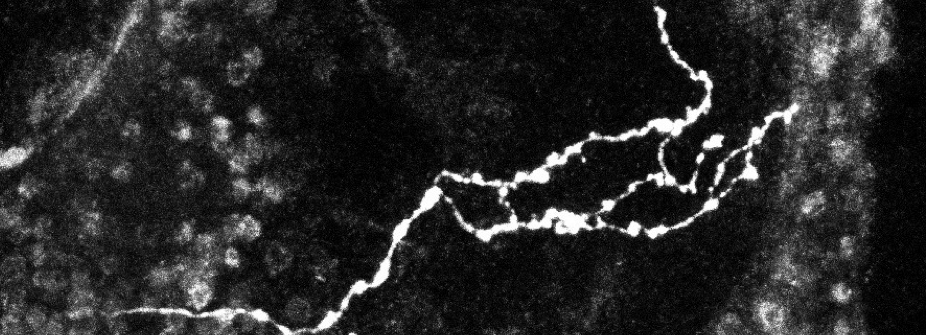
%> input picture Assignment4/axones1.png, 926 x 335 px
$ octave TEL411_assignment4.m   (GNU Octave 9; MATLAB toolbox functions it lacks are replaced by stand-ins)
%> lines starting %> are read from the running program, lines starting %| are printed output that depends on the picture; in (x1, y1, x2, y2) boxes, pixels count from 0 and x2, y2 are one past the last pixel; in counts of white or black regions, pixels touching at a corner belong together; the program's own positions count from 1
%%%% - - - - TEL411 - Lab 4 - - - - %%%%

close all;
clear all;
clc;

% reading the 1st image
input_im1 = imread('axones1.png');
%> input_im1 is the input picture: size 335x926x3 uint8; min 0, max 255, mean 39.2

% reading the 2nd image
input_im2 = imread('axones2.png');
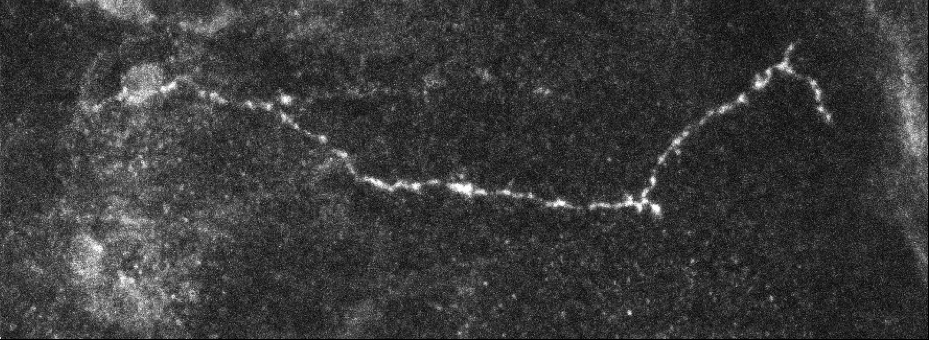
%> input picture Assignment4/axones2.png, 929 x 340 px
%> input_im2 is the input picture: size 340x929x3 uint8; min 0, max 255, mean 58.1

input_im1 = rgb2gray(input_im1);
%> input_im1: size 335x926 uint8
input_im2 = rgb2gray(input_im2);
%> input_im2: size 340x929 uint8

% - - 1st Image - - %

figure(1)
imshow(input_im1)
title('Axones 1')
set(gcf,'color', 'w');

% - - Image Denoising - -  %

se = strel('square', 3);
im1 = imerode(input_im1,se);

se = strel('square', 5);
im1 = imerode(input_im1,se);

se = strel('disk', 2);
im1 = imdilate(im1,se);

se = strel('disk', 2);
im1 = imdilate(im1,se);
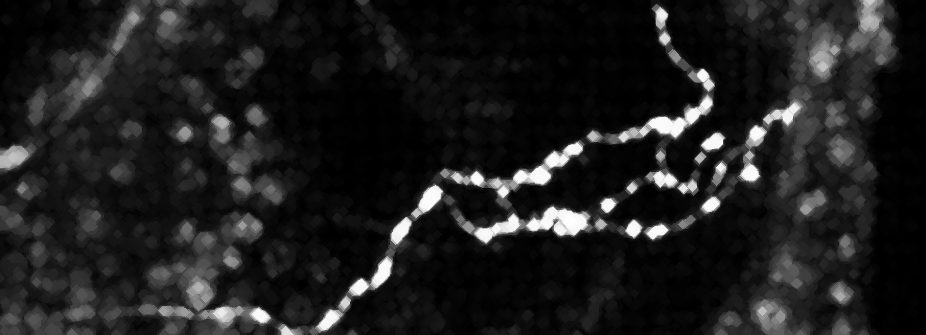
%> im1: size 335x926 uint8; min 0, max 254, mean 30.2

se = strel('diamond', 2);
im1 = imerode(im1,se);

figure(2)
imshow(im1);
title('Image after Denoising')
set(gcf,'color', 'w');

% - - Enhancement of linear structures - - %%

se = strel(ones(3,3));
enhanced_im1 = imdilate(im1, se) - imerode(im1, se);
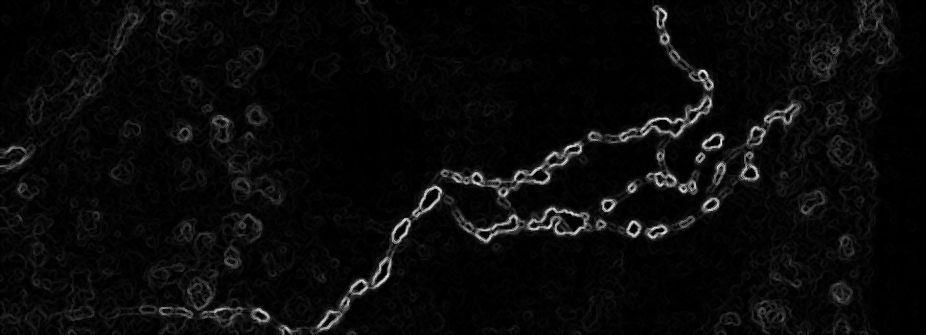
%> enhanced_im1: size 335x926 uint8; min 0, max 230, mean 10

figure(3)
imshow(enhanced_im1);
title('Image after Enhancement')
set(gcf,'color', 'w');

enhanced_im1 = imfill(enhanced_im1, 'holes');

figure(4)
imshow(enhanced_im1);
title('Image after Enhancement and hole filling')
set(gcf,'color', 'w');

% - - Image Binarization - - %%

level = graythresh(enhanced_im1);
%> level = 0.235

bin_im1 = imbinarize(enhanced_im1, level);
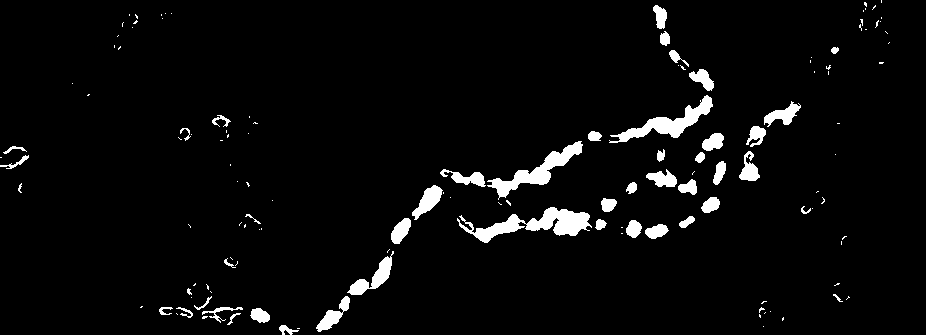
%> bin_im1: size 335x926 logical; 4% white; 134 white regions (87 under 20 px), largest, box (x1, y1, x2, y2) and area: (457, 207, 592, 243) 1870, (487, 141, 583, 200) 1368, (609, 95, 713, 143) 1333

figure(5)
imshow(bin_im1);
title('Image after Binarization')
set(gcf,'color', 'w');

% - - Image Binarization and hole filling- - %%

bin_im1 = imfill(bin_im1, 'holes');

bw1 = bwmorph(bin_im1,'skel', inf);
%> bw1: size 335x926 logical; 0.95% white in thin lines or dots

% - - Image Skeletization - - %%
figure(6)
imshow(bw1)
title('Image after Skeletisation')
set(gcf,'color', 'w');

% - - Connecting the skeleton - - %%

bw1 = imfill(bw1, 'holes');
%> bw1: size 335x926 logical; 1.1% white in thin lines or dots

figure(7)
imshow(bw1)
title('Image after connecting the Skeleton')
set(gcf,'color', 'w');


 %%
 % reading the 2nd image
input_im2 = imread('axones2.png');

input_im2 = rgb2gray(input_im2);

 figure(8)
 imshow(input_im2)
 title('Axones 2')
 set(gcf,'color', 'w');

 % - - Image Denoising - -  %

se = strel('square', 2);
im2 = imerode(input_im2,se);

se = strel('square', 5);
im2 = imerode(input_im2,se);

se = strel('disk', 2);
im2 = imdilate(im2,se);

se = strel('disk', 2);
im2 = imdilate(im2,se);
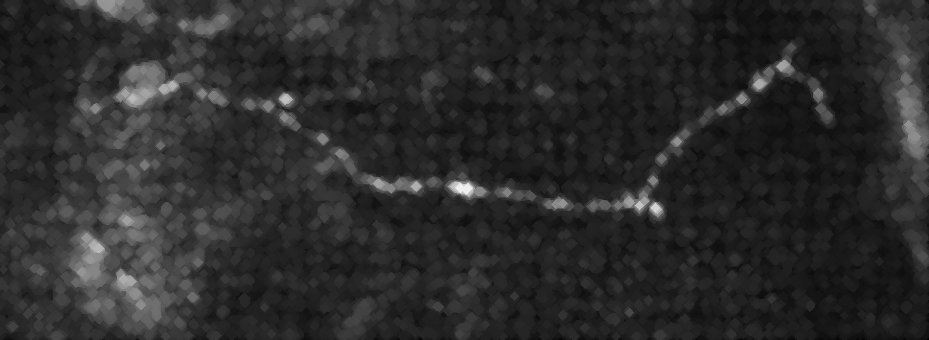
%> im2: size 340x929 uint8; min 0, max 239, mean 43.5

se = strel('square', 2);
im2 = imerode(im2,se);

figure(9)
imshow(im2)
title('Image after Denoising')
set(gcf,'color', 'w');

% - - Image Enhancement - -  %

se = strel(ones(9,9));
enhanced_im2 = imdilate(im2, se) - imerode(im2, se);
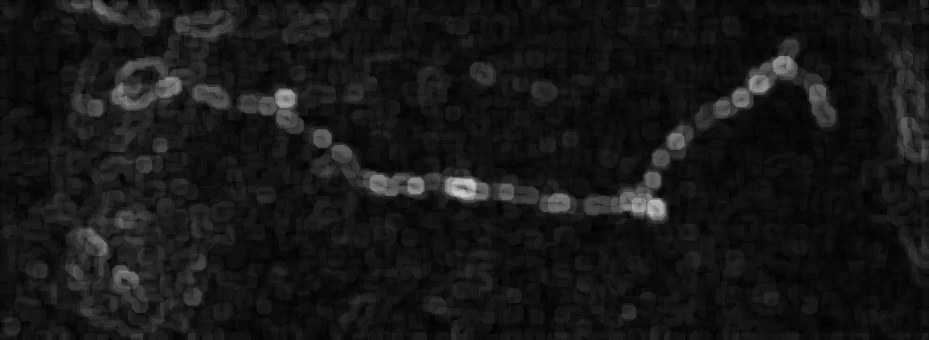
%> enhanced_im2: size 340x929 uint8; min 0, max 206, mean 23.3

figure(10)
imshow(enhanced_im2);
title('Image after Enhancement')
set(gcf,'color', 'w');

enhanced_im2 = imfill(enhanced_im2, 'holes');

figure(11)
imshow(enhanced_im2);
title('Image after Enhancement and hole filling')
set(gcf,'color', 'w');

% - - Image Binarization - -  %

level_2 = graythresh(enhanced_im2);
%> level_2 = 0.192

bin_im2 = imbinarize(enhanced_im2, level_2);
%> bin_im2: size 340x929 logical; 7.7% white; 81 white regions (28 under 20 px), largest, box (x1, y1, x2, y2) and area: (331, 145, 491, 203) 3130, (109, 57, 191, 111) 2858, (713, 39, 798, 118) 2196

figure(12)
imshow(bin_im2);
title('Image after Binarization')
set(gcf,'color', 'w');

% - - Image Skeletization - -  %

bw2 = bwmorph(bin_im2,'skel', inf);
%> bw2: size 340x929 logical; 1.1% white in thin lines or dots

figure(13)
imshow(bw2)
title('Image after Skeletization')
set(gcf,'color', 'w');

bw2 = imfill(bw2, 'holes');
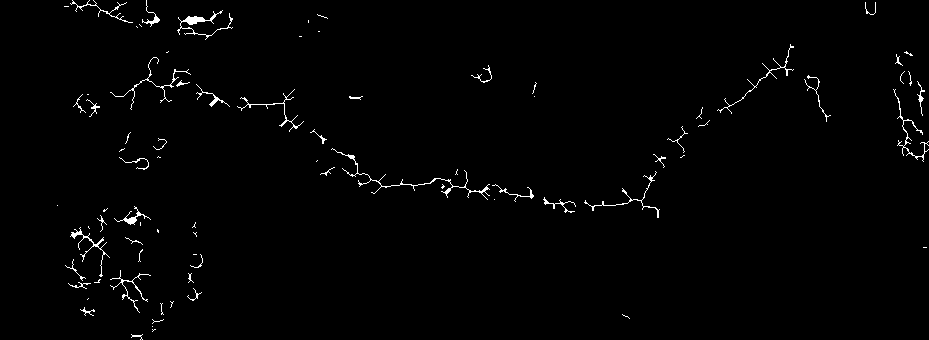
%> bw2: size 340x929 logical; 1.2% white in thin lines or dots
figure(14)
imshow(bw2)
title('Image after connecting the Skeleton')
set(gcf,'color', 'w');
